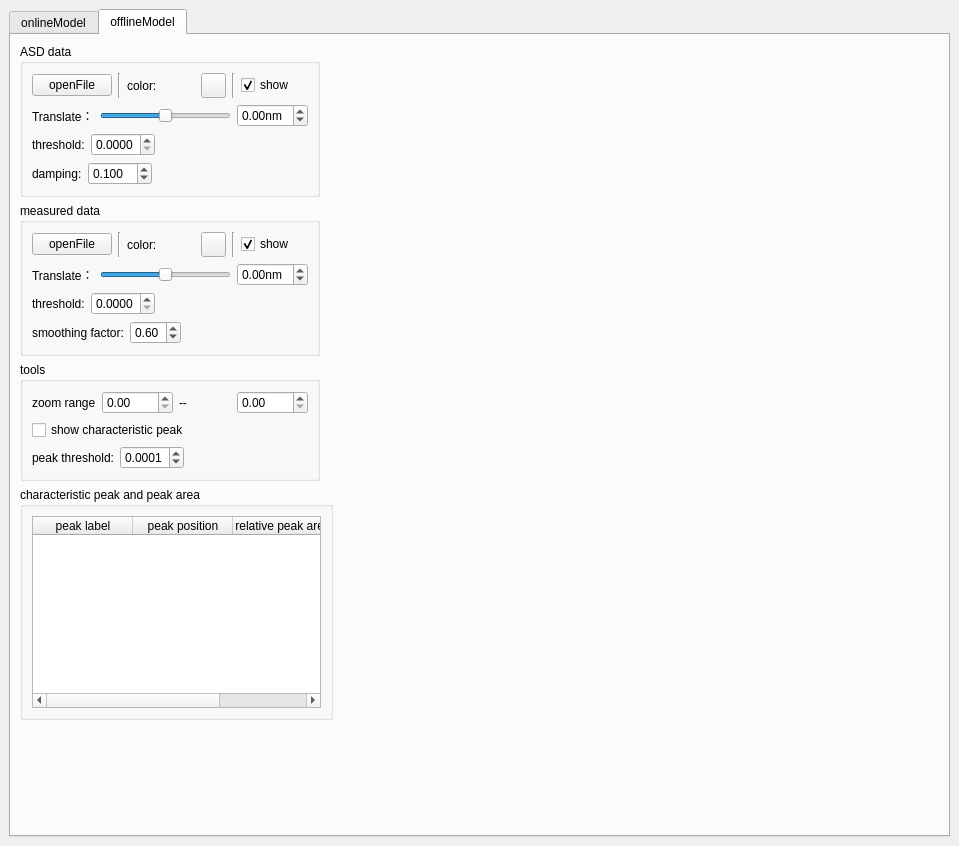
<?xml version="1.0" encoding="UTF-8"?>
<ui version="4.0">
 <class>MainWindow</class>
 <widget class="QMainWindow" name="MainWindow">
  <property name="geometry">
   <rect>
    <x>0</x>
    <y>0</y>
    <width>959</width>
    <height>846</height>
   </rect>
  </property>
  <property name="windowTitle">
   <string>MainWindow</string>
  </property>
  <widget class="QWidget" name="centralwidget">
   <layout class="QVBoxLayout" name="verticalLayout_3">
    <item>
     <widget class="QTabWidget" name="tabWidget">
      <property name="currentIndex">
       <number>1</number>
      </property>
      <widget class="QWidget" name="tab">
       <attribute name="title">
        <string>onlineModel</string>
       </attribute>
       <layout class="QHBoxLayout" name="horizontalLayout">
        <item>
         <layout class="QVBoxLayout" name="verticalLayout_2">
          <item>
           <widget class="QPushButton" name="OpenCommBtn">
            <property name="maximumSize">
             <size>
              <width>300</width>
              <height>16777215</height>
             </size>
            </property>
            <property name="text">
             <string>Open Communication</string>
            </property>
           </widget>
          </item>
          <item>
           <widget class="QPushButton" name="CloseCommBtn">
            <property name="maximumSize">
             <size>
              <width>300</width>
              <height>16777215</height>
             </size>
            </property>
            <property name="text">
             <string>Close Communication</string>
            </property>
           </widget>
          </item>
          <item>
           <widget class="QPushButton" name="VersionBtn">
            <property name="maximumSize">
             <size>
              <width>300</width>
              <height>16777215</height>
             </size>
            </property>
            <property name="text">
             <string>Show Version Info</string>
            </property>
           </widget>
          </item>
          <item>
           <widget class="QGroupBox" name="groupBox">
            <property name="maximumSize">
             <size>
              <width>300</width>
              <height>16777215</height>
             </size>
            </property>
            <property name="title">
             <string>Measurement Parameters</string>
            </property>
            <layout class="QVBoxLayout" name="verticalLayout">
             <item>
              <widget class="QLabel" name="label">
               <property name="text">
                <string>Integration Time [ms]</string>
               </property>
              </widget>
             </item>
             <item>
              <widget class="QLineEdit" name="IntTimeEdt"/>
             </item>
             <item>
              <widget class="QLabel" name="label_2">
               <property name="text">
                <string>Number of Averages</string>
               </property>
              </widget>
             </item>
             <item>
              <widget class="QLineEdit" name="NumAvgEdt"/>
             </item>
             <item>
              <widget class="QLabel" name="label_3">
               <property name="text">
                <string>Number of Measurements</string>
               </property>
              </widget>
             </item>
             <item>
              <widget class="QLineEdit" name="NumMeasEdt"/>
             </item>
            </layout>
           </widget>
          </item>
          <item>
           <widget class="QPushButton" name="StartMeasBtn">
            <property name="maximumSize">
             <size>
              <width>300</width>
              <height>16777215</height>
             </size>
            </property>
            <property name="text">
             <string>Start Measurements</string>
            </property>
           </widget>
          </item>
          <item>
           <widget class="QPushButton" name="StopMeasBtn">
            <property name="maximumSize">
             <size>
              <width>300</width>
              <height>16777215</height>
             </size>
            </property>
            <property name="text">
             <string>Stop Measurements</string>
            </property>
           </widget>
          </item>
          <item>
           <widget class="Line" name="line_3">
            <property name="orientation">
             <enum>Qt::Horizontal</enum>
            </property>
           </widget>
          </item>
          <item>
           <spacer name="verticalSpacer">
            <property name="orientation">
             <enum>Qt::Vertical</enum>
            </property>
            <property name="sizeHint" stdset="0">
             <size>
              <width>20</width>
              <height>40</height>
             </size>
            </property>
           </spacer>
          </item>
         </layout>
        </item>
        <item>
         <widget class="RenderArea" name="plot" native="true">
          <property name="minimumSize">
           <size>
            <width>600</width>
            <height>600</height>
           </size>
          </property>
         </widget>
        </item>
       </layout>
      </widget>
      <widget class="QWidget" name="tab_2">
       <attribute name="title">
        <string>offlineModel</string>
       </attribute>
       <layout class="QHBoxLayout" name="horizontalLayout_2">
        <item>
         <layout class="QVBoxLayout" name="verticalLayout_6">
          <item>
           <widget class="QGroupBox" name="groupBox_2">
            <property name="maximumSize">
             <size>
              <width>300</width>
              <height>16777215</height>
             </size>
            </property>
            <property name="title">
             <string>ASD data</string>
            </property>
            <layout class="QVBoxLayout" name="verticalLayout_4">
             <item>
              <layout class="QHBoxLayout" name="horizontalLayout_3">
               <item>
                <widget class="QPushButton" name="pushButton_asdInput">
                 <property name="text">
                  <string>openFile</string>
                 </property>
                </widget>
               </item>
               <item>
                <widget class="Line" name="line">
                 <property name="orientation">
                  <enum>Qt::Vertical</enum>
                 </property>
                </widget>
               </item>
               <item>
                <widget class="QLabel" name="label_4">
                 <property name="text">
                  <string>color:</string>
                 </property>
                </widget>
               </item>
               <item>
                <widget class="ColorButton" name="pushButton_asdColor">
                 <property name="minimumSize">
                  <size>
                   <width>25</width>
                   <height>25</height>
                  </size>
                 </property>
                 <property name="maximumSize">
                  <size>
                   <width>25</width>
                   <height>25</height>
                  </size>
                 </property>
                 <property name="text">
                  <string/>
                 </property>
                </widget>
               </item>
               <item>
                <widget class="Line" name="line_2">
                 <property name="orientation">
                  <enum>Qt::Vertical</enum>
                 </property>
                </widget>
               </item>
               <item>
                <widget class="QCheckBox" name="checkBox_asdShow">
                 <property name="text">
                  <string>show</string>
                 </property>
                 <property name="checked">
                  <bool>true</bool>
                 </property>
                </widget>
               </item>
              </layout>
             </item>
             <item>
              <layout class="QHBoxLayout" name="horizontalLayout_4">
               <item>
                <widget class="QLabel" name="label_5">
                 <property name="text">
                  <string>Translate：</string>
                 </property>
                </widget>
               </item>
               <item>
                <widget class="QSlider" name="horizontalSlider_asdTranslate">
                 <property name="minimum">
                  <number>-300</number>
                 </property>
                 <property name="maximum">
                  <number>300</number>
                 </property>
                 <property name="orientation">
                  <enum>Qt::Horizontal</enum>
                 </property>
                </widget>
               </item>
               <item>
                <widget class="QDoubleSpinBox" name="doubleSpinBox_asdTranslate">
                 <property name="prefix">
                  <string/>
                 </property>
                 <property name="suffix">
                  <string>nm</string>
                 </property>
                 <property name="minimum">
                  <double>-3.000000000000000</double>
                 </property>
                 <property name="maximum">
                  <double>3.000000000000000</double>
                 </property>
                 <property name="singleStep">
                  <double>0.010000000000000</double>
                 </property>
                </widget>
               </item>
              </layout>
             </item>
             <item>
              <layout class="QHBoxLayout" name="horizontalLayout_5">
               <item>
                <widget class="QLabel" name="label_6">
                 <property name="text">
                  <string>threshold:</string>
                 </property>
                </widget>
               </item>
               <item>
                <widget class="QDoubleSpinBox" name="doubleSpinBox_asdThreshold">
                 <property name="suffix">
                  <string/>
                 </property>
                 <property name="decimals">
                  <number>4</number>
                 </property>
                 <property name="maximum">
                  <double>1.000000000000000</double>
                 </property>
                 <property name="singleStep">
                  <double>0.000100000000000</double>
                 </property>
                </widget>
               </item>
               <item>
                <spacer name="horizontalSpacer">
                 <property name="orientation">
                  <enum>Qt::Horizontal</enum>
                 </property>
                 <property name="sizeHint" stdset="0">
                  <size>
                   <width>40</width>
                   <height>20</height>
                  </size>
                 </property>
                </spacer>
               </item>
              </layout>
             </item>
             <item>
              <layout class="QHBoxLayout" name="horizontalLayout_11">
               <item>
                <widget class="QLabel" name="label_13">
                 <property name="text">
                  <string>damping:</string>
                 </property>
                </widget>
               </item>
               <item>
                <widget class="QDoubleSpinBox" name="doubleSpinBox_asdDamping">
                 <property name="decimals">
                  <number>3</number>
                 </property>
                 <property name="minimum">
                  <double>0.001000000000000</double>
                 </property>
                 <property name="maximum">
                  <double>10.000000000000000</double>
                 </property>
                 <property name="singleStep">
                  <double>0.010000000000000</double>
                 </property>
                 <property name="value">
                  <double>0.100000000000000</double>
                 </property>
                </widget>
               </item>
               <item>
                <spacer name="horizontalSpacer_4">
                 <property name="orientation">
                  <enum>Qt::Horizontal</enum>
                 </property>
                 <property name="sizeHint" stdset="0">
                  <size>
                   <width>40</width>
                   <height>20</height>
                  </size>
                 </property>
                </spacer>
               </item>
              </layout>
             </item>
            </layout>
           </widget>
          </item>
          <item>
           <widget class="QGroupBox" name="groupBox_3">
            <property name="maximumSize">
             <size>
              <width>300</width>
              <height>16777215</height>
             </size>
            </property>
            <property name="title">
             <string>measured data</string>
            </property>
            <layout class="QVBoxLayout" name="verticalLayout_5">
             <item>
              <layout class="QHBoxLayout" name="horizontalLayout_6">
               <item>
                <widget class="QPushButton" name="pushButton_measureInput">
                 <property name="text">
                  <string>openFile</string>
                 </property>
                </widget>
               </item>
               <item>
                <widget class="Line" name="line_4">
                 <property name="orientation">
                  <enum>Qt::Vertical</enum>
                 </property>
                </widget>
               </item>
               <item>
                <widget class="QLabel" name="label_7">
                 <property name="text">
                  <string>color:</string>
                 </property>
                </widget>
               </item>
               <item>
                <widget class="ColorButton" name="pushButton_mearsureColor">
                 <property name="minimumSize">
                  <size>
                   <width>25</width>
                   <height>25</height>
                  </size>
                 </property>
                 <property name="maximumSize">
                  <size>
                   <width>25</width>
                   <height>25</height>
                  </size>
                 </property>
                 <property name="text">
                  <string/>
                 </property>
                </widget>
               </item>
               <item>
                <widget class="Line" name="line_5">
                 <property name="orientation">
                  <enum>Qt::Vertical</enum>
                 </property>
                </widget>
               </item>
               <item>
                <widget class="QCheckBox" name="checkBox_mearsureShow">
                 <property name="text">
                  <string>show</string>
                 </property>
                 <property name="checked">
                  <bool>true</bool>
                 </property>
                </widget>
               </item>
              </layout>
             </item>
             <item>
              <layout class="QHBoxLayout" name="horizontalLayout_7">
               <item>
                <widget class="QLabel" name="label_8">
                 <property name="text">
                  <string>Translate：</string>
                 </property>
                </widget>
               </item>
               <item>
                <widget class="QSlider" name="horizontalSlider_measureTranslate">
                 <property name="minimum">
                  <number>-300</number>
                 </property>
                 <property name="maximum">
                  <number>300</number>
                 </property>
                 <property name="orientation">
                  <enum>Qt::Horizontal</enum>
                 </property>
                </widget>
               </item>
               <item>
                <widget class="QDoubleSpinBox" name="doubleSpinBox_measureTranslate">
                 <property name="prefix">
                  <string/>
                 </property>
                 <property name="suffix">
                  <string>nm</string>
                 </property>
                 <property name="minimum">
                  <double>-3.000000000000000</double>
                 </property>
                 <property name="maximum">
                  <double>3.000000000000000</double>
                 </property>
                 <property name="singleStep">
                  <double>0.010000000000000</double>
                 </property>
                </widget>
               </item>
              </layout>
             </item>
             <item>
              <layout class="QHBoxLayout" name="horizontalLayout_8">
               <item>
                <widget class="QLabel" name="label_9">
                 <property name="text">
                  <string>threshold:</string>
                 </property>
                </widget>
               </item>
               <item>
                <widget class="QDoubleSpinBox" name="doubleSpinBox_measureThreshold">
                 <property name="suffix">
                  <string/>
                 </property>
                 <property name="decimals">
                  <number>4</number>
                 </property>
                 <property name="maximum">
                  <double>1.000000000000000</double>
                 </property>
                 <property name="singleStep">
                  <double>0.000100000000000</double>
                 </property>
                </widget>
               </item>
               <item>
                <spacer name="horizontalSpacer_2">
                 <property name="orientation">
                  <enum>Qt::Horizontal</enum>
                 </property>
                 <property name="sizeHint" stdset="0">
                  <size>
                   <width>40</width>
                   <height>20</height>
                  </size>
                 </property>
                </spacer>
               </item>
              </layout>
             </item>
             <item>
              <layout class="QHBoxLayout" name="horizontalLayout_12">
               <item>
                <widget class="QLabel" name="label_14">
                 <property name="text">
                  <string>smoothing factor:</string>
                 </property>
                </widget>
               </item>
               <item>
                <widget class="QDoubleSpinBox" name="doubleSpinBox_measureSmothingFactor">
                 <property name="decimals">
                  <number>2</number>
                 </property>
                 <property name="minimum">
                  <double>0.000000000000000</double>
                 </property>
                 <property name="maximum">
                  <double>1.000000000000000</double>
                 </property>
                 <property name="singleStep">
                  <double>0.100000000000000</double>
                 </property>
                 <property name="value">
                  <double>0.600000000000000</double>
                 </property>
                </widget>
               </item>
               <item>
                <spacer name="horizontalSpacer_5">
                 <property name="orientation">
                  <enum>Qt::Horizontal</enum>
                 </property>
                 <property name="sizeHint" stdset="0">
                  <size>
                   <width>40</width>
                   <height>20</height>
                  </size>
                 </property>
                </spacer>
               </item>
              </layout>
             </item>
            </layout>
           </widget>
          </item>
          <item>
           <widget class="QGroupBox" name="groupBox_4">
            <property name="maximumSize">
             <size>
              <width>300</width>
              <height>16777215</height>
             </size>
            </property>
            <property name="title">
             <string>tools</string>
            </property>
            <layout class="QVBoxLayout" name="verticalLayout_7">
             <item>
              <layout class="QHBoxLayout" name="horizontalLayout_9">
               <item>
                <widget class="QLabel" name="label_10">
                 <property name="text">
                  <string>zoom range</string>
                 </property>
                </widget>
               </item>
               <item>
                <widget class="QDoubleSpinBox" name="doubleSpinBox_zoomUp">
                 <property name="maximum">
                  <double>9999.000000000000000</double>
                 </property>
                </widget>
               </item>
               <item>
                <widget class="QLabel" name="label_11">
                 <property name="text">
                  <string>--</string>
                 </property>
                </widget>
               </item>
               <item>
                <widget class="QDoubleSpinBox" name="doubleSpinBox_zoomDown">
                 <property name="maximum">
                  <double>9999.000000000000000</double>
                 </property>
                </widget>
               </item>
              </layout>
             </item>
             <item>
              <widget class="QCheckBox" name="checkBox_showCharacteristicPeak">
               <property name="text">
                <string>show characteristic peak</string>
               </property>
              </widget>
             </item>
             <item>
              <layout class="QHBoxLayout" name="horizontalLayout_10">
               <item>
                <widget class="QLabel" name="label_12">
                 <property name="text">
                  <string>peak threshold:</string>
                 </property>
                </widget>
               </item>
               <item>
                <widget class="QDoubleSpinBox" name="doubleSpinBox_peakThreshold">
                 <property name="suffix">
                  <string/>
                 </property>
                 <property name="decimals">
                  <number>4</number>
                 </property>
                 <property name="maximum">
                  <double>1.000000000000000</double>
                 </property>
                 <property name="singleStep">
                  <double>0.000100000000000</double>
                 </property>
                 <property name="value">
                  <double>0.000100000000000</double>
                 </property>
                </widget>
               </item>
               <item>
                <spacer name="horizontalSpacer_3">
                 <property name="orientation">
                  <enum>Qt::Horizontal</enum>
                 </property>
                 <property name="sizeHint" stdset="0">
                  <size>
                   <width>40</width>
                   <height>20</height>
                  </size>
                 </property>
                </spacer>
               </item>
              </layout>
             </item>
            </layout>
           </widget>
          </item>
          <item>
           <widget class="QGroupBox" name="groupBox_5">
            <property name="title">
             <string>characteristic peak and peak area</string>
            </property>
            <layout class="QVBoxLayout" name="verticalLayout_8">
             <item>
              <widget class="peakTableWidget" name="tableWidget_peak">
               <property name="maximumSize">
                <size>
                 <width>300</width>
                 <height>16777215</height>
                </size>
               </property>
               <column>
                <property name="text">
                 <string>peak label</string>
                </property>
               </column>
               <column>
                <property name="text">
                 <string>peak position</string>
                </property>
               </column>
               <column>
                <property name="text">
                 <string>relative peak area</string>
                </property>
               </column>
              </widget>
             </item>
            </layout>
           </widget>
          </item>
          <item>
           <spacer name="verticalSpacer_2">
            <property name="orientation">
             <enum>Qt::Vertical</enum>
            </property>
            <property name="sizeHint" stdset="0">
             <size>
              <width>20</width>
              <height>40</height>
             </size>
            </property>
           </spacer>
          </item>
         </layout>
        </item>
        <item>
         <widget class="GraphicsLayoutWidget" name="plot_offline" native="true">
          <property name="minimumSize">
           <size>
            <width>600</width>
            <height>400</height>
           </size>
          </property>
         </widget>
        </item>
       </layout>
      </widget>
     </widget>
    </item>
   </layout>
  </widget>
 </widget>
 <customwidgets>
  <customwidget>
   <class>RenderArea</class>
   <extends>QWidget</extends>
   <header>dependent.renderarea</header>
   <container>1</container>
  </customwidget>
  <customwidget>
   <class>ColorButton</class>
   <extends>QPushButton</extends>
   <header location="global">pyqtgraph</header>
  </customwidget>
  <customwidget>
   <class>GraphicsLayoutWidget</class>
   <extends>QWidget</extends>
   <header>pyqtgraph</header>
   <container>1</container>
  </customwidget>
  <customwidget>
   <class>peakTableWidget</class>
   <extends>QTableWidget</extends>
   <header>dependent.myWidget</header>
  </customwidget>
 </customwidgets>
 <tabstops>
  <tabstop>OpenCommBtn</tabstop>
  <tabstop>CloseCommBtn</tabstop>
  <tabstop>VersionBtn</tabstop>
  <tabstop>IntTimeEdt</tabstop>
  <tabstop>NumAvgEdt</tabstop>
  <tabstop>NumMeasEdt</tabstop>
  <tabstop>StartMeasBtn</tabstop>
  <tabstop>StopMeasBtn</tabstop>
 </tabstops>
 <resources/>
 <connections/>
</ui>
